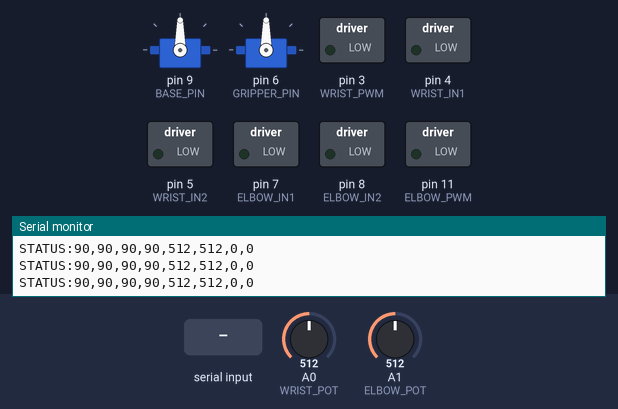
The sketch below on a simulated Arduino Uno, built with avr-gcc and run on an emulated ATmega328P. On the bench: 2 × servo, switched loads named in the sketch (green lamp = pin HIGH), the last lines printed to the serial monitor. The test bench sets the inputs (shaded band); at power-on: A0 (WRIST_POT) = 512, A1 (ELBOW_POT) = 512. EEPROM starts erased.

Above: at 1.2 s.
1.3 s: A0 (WRIST_POT) set to 505
At 2.2 s:
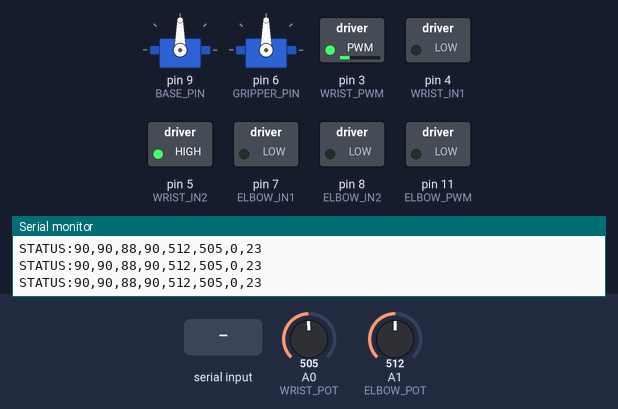
4.3 s: A1 (ELBOW_POT) set to 523
At 5.85 s:
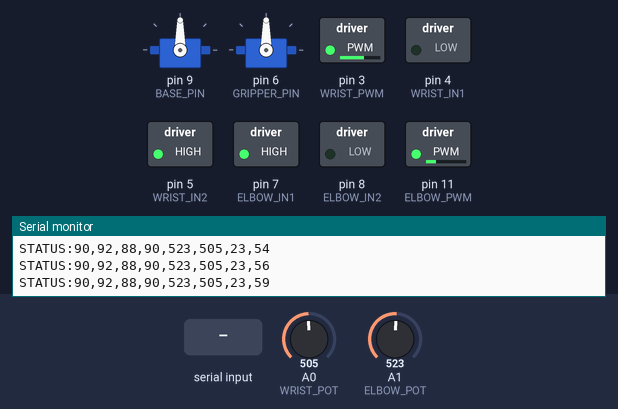
7.3 s: "<2>" received over Serial
At 7.7 s:
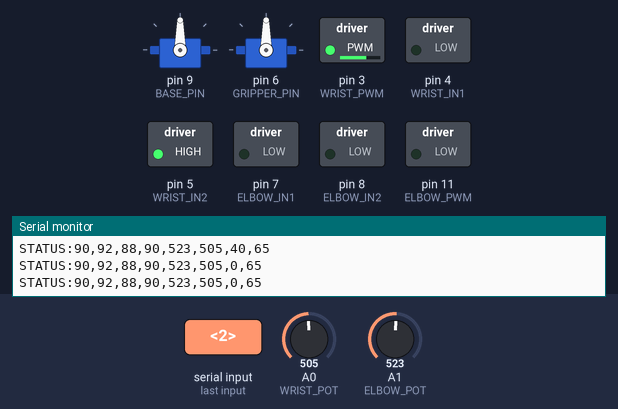
10.3 s: A1 (ELBOW_POT) set to 900
At 11.5 s:
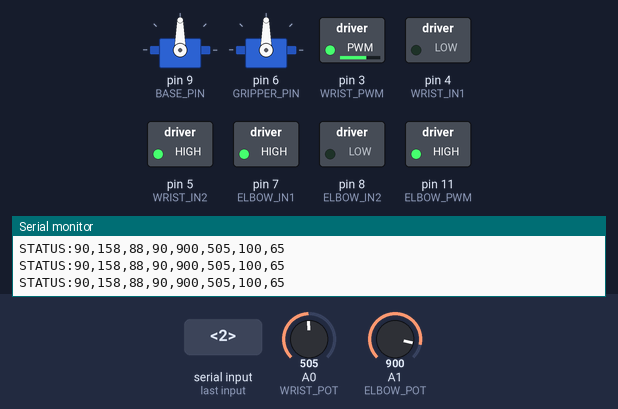
11.8 s: "<1>" received over Serial
At 14.1 s:
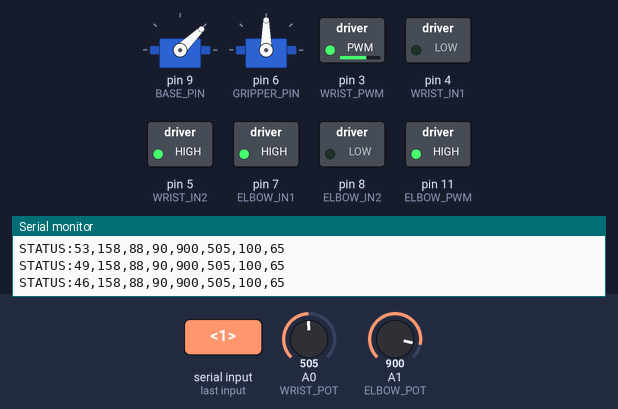
14.8 s: A0 (WRIST_POT) set to 511
At 17.6 s:
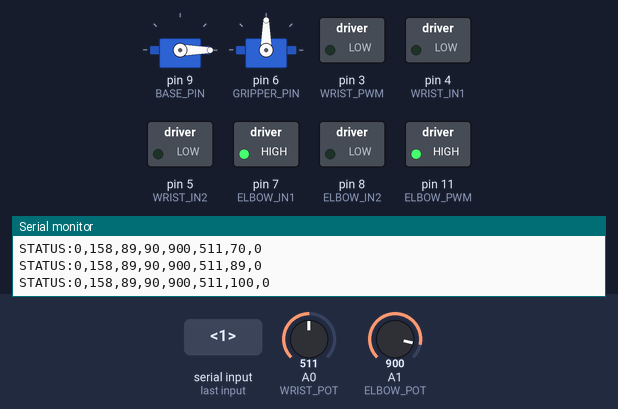
Timing chart, 0 to 22.6 s (numbered marks = the images above; inputs shaded):
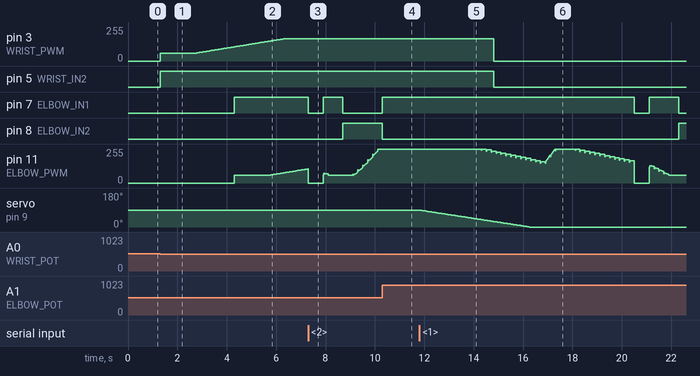

The sketch:

arduinoFirmware.ino
```cpp
#include <Servo.h>
#include <EEPROM.h>

// --- Configuration ---
Servo baseServo;
Servo gripperServo;

// --- Pins ---
const int BASE_PIN = 9;
const int GRIPPER_PIN = 6;

// --- Variables for DC speed control ---

int currentElbowPWM = 0;
int currentWristPWM = 0;

// Current "Ramped" Setpoints (Float for smooth movement)
float elbowCurrentSetpoint = 90.0;
float wristCurrentSetpoint = 90.0;

// Speed Steps (Degrees per loop update)
float elbowStepSize = 1.0;
float wristStepSize = 1.0;

// Minimum PWM to overcome friction (50-70)
const int MIN_PWM = 60;

// --- EEPROM MEMORY MAP ---
// 0-9: Last Known Positions
const int ADDR_POS_BASE    = 0;
const int ADDR_POS_ELBOW   = 1;
const int ADDR_POS_WRIST   = 2;
const int ADDR_POS_GRIPPER = 3;

// 10-19: Safety Limits (Min/Max)
const int ADDR_LIM_BASE_MIN = 10;
const int ADDR_LIM_BASE_MAX = 11;
const int ADDR_LIM_ELBOW_MIN = 12;
const int ADDR_LIM_ELBOW_MAX = 13;
const int ADDR_LIM_WRIST_MIN = 14;
const int ADDR_LIM_WRIST_MAX = 15;
const int ADDR_LIM_GRIP_MIN  = 16;
const int ADDR_LIM_GRIP_MAX  = 17;

// 20-29: Saved Configurations (e.g., HOME)
const int ADDR_HOME_BASE    = 20;
const int ADDR_HOME_ELBOW   = 21;
const int ADDR_HOME_WRIST   = 22;

// --- Safety Limits ---
int baseMin = 0, baseMax = 180;
int elbowMin = 0, elbowMax = 180;
int wristMin = 0, wristMax = 180;
int gripperMin = 0, gripperMax = 180;

// --- DC Motor 1: ELBOW ---
const int ELBOW_PWM = 11;  // Speed pin
const int ELBOW_IN1 = 7;  // Direction 1
const int ELBOW_IN2 = 8;  // Direction 2
const int ELBOW_POT = A1; // Potentiometer

// --- DC Motor 2: WRIST ---
const int WRIST_PWM = 3;
const int WRIST_IN1 = 4;
const int WRIST_IN2 = 5;
const int WRIST_POT = A0;

// --- Base Servo (Ramped Speed Logic) ---
int baseTarget = 90;
float baseCurrent = 90.0;
int baseStepDelay = 0; // Delay in ms (0 = Fast, Higher = Slower)
unsigned long lastBaseTime = 0;

// --- Gripper Servo (Ramped Speed Logic)
int gripperTarget = 90;
float gripperCurrent = 90.0;
int gripperStepDelay = 0;
unsigned long lastGripperTime = 0;

// --- PID Constants  ---
double wristKp = 8.0, wristKi = 0.3, wristKd = 10.0;
double elbowKp = 8.0, elbowKi = 0.3, elbowKd = 10.0;

// --- Elbow DC (PID Logic) ---
int elbowTarget = 90;
int elbowMaxPWM = 255; // Speed limit
int lastElbowError = 0;
long elbowIntegral = 0;
unsigned long lastElbowTime = 0; // For timing PID updates

// --- Wrist DC (PID Logic) ---
int wristTarget = 90;
int wristMaxPWM = 255;
int lastWristError = 0;
long wristIntegral = 0;
unsigned long lastWristTime = 0; // For timing PID updates

// --- Sensor Callibration ---
// For now, we assume full range 0-1023 corresponds to 0-180 degrees.
const int POT_MIN = 0;   // Analog value at 0 degrees
const int POT_MAX = 1023; // Analog value at 180 degrees

// --- Sensor State ---
int elbowAngleCurrent = 0; // The calculated angle
int lastElbowRaw = -1;     // To track changes and prevent print flooding

int wristAngleCurrent = 0;
int lastWristRaw = -1;

const int SENSOR_THRESHOLD = 3; // Sensitivity: Ignore noise changes smaller than +/- 3

// --- Reporting ---
unsigned long lastReportTime = 0;

// Serial Buffer
const byte numChars = 32;
char receivedChars[numChars];
boolean newData = false;

void setup() {
  Serial.begin(115200);

  TCCR2B = (TCCR2B & 0b11111000) | 0x01; // Set PWM frequency to 31.4kHz for pins 3, 9, 10, 11
                                         // outside of human hearing range

  loadLimits();

  baseTarget = readEEPROM(ADDR_POS_BASE, 90);
  elbowTarget = readEEPROM(ADDR_POS_ELBOW, 90);
  wristTarget = readEEPROM(ADDR_POS_WRIST, 90);
  gripperTarget = readEEPROM(ADDR_POS_GRIPPER, 90);

  baseCurrent = baseTarget;
  baseServo.write(baseCurrent);
  baseServo.attach(BASE_PIN);

  gripperCurrent = gripperTarget;
  gripperServo.write(gripperCurrent);
  gripperServo.attach(GRIPPER_PIN);

  // Wrist DC Motor setup
  wristCurrentSetpoint = wristTarget;
  pinMode(WRIST_PWM, OUTPUT);
  pinMode(WRIST_IN1, OUTPUT);
  pinMode(WRIST_IN2, OUTPUT);
  pinMode(WRIST_POT, INPUT);

  // Elbow DC Motor setup
  elbowCurrentSetpoint = elbowTarget;
  pinMode(ELBOW_PWM, OUTPUT);
  pinMode(ELBOW_IN1, OUTPUT);
  pinMode(ELBOW_IN2, OUTPUT);
  pinMode(ELBOW_POT, INPUT);

  Serial.println("System Ready. Send: <ID, Angle, Speed(0-100)>");
}

void loop() {
  recvWithStartEndMarkers();
  if (newData == true) {    //if a command is received
    parseData();
    newData = false;
  }

  readSensors();

  updateBase();
  updateGripper();
  updateElbow();
  updateWrist();

  reportTelemetry();
}

int readEEPROM(int addr, int def) {
  int val = EEPROM.read(addr);
  if (val == 255) return def; // 255 usually means empty EEPROM
  return val;
}

void loadLimits() {
  baseMin = readEEPROM(ADDR_LIM_BASE_MIN, 0);
  baseMax = readEEPROM(ADDR_LIM_BASE_MAX, 180);

  elbowMin = readEEPROM(ADDR_LIM_ELBOW_MIN, 0);
  elbowMax = readEEPROM(ADDR_LIM_ELBOW_MAX, 180);

  wristMin = readEEPROM(ADDR_LIM_WRIST_MIN, 0);
  wristMax = readEEPROM(ADDR_LIM_WRIST_MAX, 180);

  gripperMin = readEEPROM(ADDR_LIM_GRIP_MIN, 0);
  gripperMax = readEEPROM(ADDR_LIM_GRIP_MAX, 180);
}

void saveLimits() {
  EEPROM.update(ADDR_LIM_BASE_MIN, baseMin); EEPROM.update(ADDR_LIM_BASE_MAX, baseMax);
  EEPROM.update(ADDR_LIM_ELBOW_MIN, elbowMin); EEPROM.update(ADDR_LIM_ELBOW_MAX, elbowMax);
  EEPROM.update(ADDR_LIM_WRIST_MIN, wristMin); EEPROM.update(ADDR_LIM_WRIST_MAX, wristMax);
  EEPROM.update(ADDR_LIM_GRIP_MIN, gripperMin); EEPROM.update(ADDR_LIM_GRIP_MAX, gripperMax);
}

void saveHomePosition() {
  EEPROM.update(ADDR_HOME_BASE, baseTarget);
  EEPROM.update(ADDR_HOME_ELBOW, elbowTarget);
  EEPROM.update(ADDR_HOME_WRIST, wristTarget);
  Serial.println("Home Position Saved.");
}

void loadHomePosition() {
  baseTarget = readEEPROM(ADDR_HOME_BASE, 90);
  elbowTarget = readEEPROM(ADDR_HOME_ELBOW, 90);
  wristTarget = readEEPROM(ADDR_HOME_WRIST, 90);

  // Also update Last Pos immediately so if we reset, we stay here
  EEPROM.update(ADDR_POS_BASE, baseTarget);
  EEPROM.update(ADDR_POS_ELBOW, elbowTarget);
  EEPROM.update(ADDR_POS_WRIST, wristTarget);

  Serial.println("Moving to Home...");
}

// --- Protocol: Read data like "<1, 180>" ---
void recvWithStartEndMarkers() {
  static boolean recvInProgress = false;
  static byte ndx = 0;
  char startMarker = '<';
  char endMarker = '>';
  char rc;

  while (Serial.available() > 0 && newData == false) {
    rc = Serial.read();

    if (recvInProgress == true) {
      if (rc != endMarker) {
        receivedChars[ndx] = rc;
        ndx++;
        if (ndx >= numChars) { ndx = numChars - 1; }
      }
      else {
        receivedChars[ndx] = '\0'; // terminate the string
        recvInProgress = false;
        ndx = 0;
        newData = true;
      }
    }
    else if (rc == startMarker) {
      recvInProgress = true;
    }
  }
}

void reportLimits() {
  Serial.print("CONFIG:");
  Serial.print(baseMin); Serial.print(","); Serial.print(baseMax); Serial.print(",");
  Serial.print(elbowMin); Serial.print(","); Serial.print(elbowMax); Serial.print(",");
  Serial.print(wristMin); Serial.print(","); Serial.print(wristMax); Serial.print(",");
  Serial.print(gripperMin); Serial.print(","); Serial.println(gripperMax);
}

// --- Logic: Decide what to do ---
void parseData() {
  char * strtokIndx;
  strtokIndx = strtok(receivedChars, ","); int id = atoi(strtokIndx);
  strtokIndx = strtok(NULL, ","); int val1 = atoi(strtokIndx);
  strtokIndx = strtok(NULL, ","); int val2 = atoi(strtokIndx);

  // ... (Keep your existing Speed Mapping logic here) ...
  float newStepSize = (float)val2 / 10.0;
  if (newStepSize < 0.1) newStepSize = 0.1;
  int newServoDelay = map(val2, 0, 100, 50, 0);

  switch(id) {
    // ... (Keep Move Commands 1-4 exactly as they were) ...
    case 1: baseTarget = constrain(val1, baseMin, baseMax); baseStepDelay = newServoDelay; EEPROM.update(ADDR_POS_BASE, baseTarget); break;
    case 2: elbowTarget = constrain(val1, elbowMin, elbowMax); elbowStepSize = newStepSize; break;
    case 3: wristTarget = constrain(val1, wristMin, wristMax); wristStepSize = newStepSize; break;
    case 4: gripperTarget = constrain(val1, gripperMin, gripperMax); gripperStepDelay = newServoDelay; EEPROM.update(ADDR_POS_GRIPPER, gripperTarget); break;

    // --- CONFIGURATION COMMANDS (Fixed to SAVE to EEPROM) ---
    case 11: baseMin = val1; baseMax = val2; saveLimits(); Serial.println("Base Limits Saved"); break;
    case 12: elbowMin = val1; elbowMax = val2; saveLimits(); Serial.println("Elbow Limits Saved"); break;
    case 13: wristMin = val1; wristMax = val2; saveLimits(); Serial.println("Wrist Limits Saved"); break;
    case 14: gripperMin = val1; gripperMax = val2; saveLimits(); Serial.println("Gripper Limits Saved"); break;

    // --- NEW: Request Configuration ---
    case 97: reportLimits(); break;

    // --- HOME COMMANDS ---
    case 98: loadHomePosition(); break;
    case 99: saveHomePosition(); break;
  }
}

void updateBase() {
  // If instant speed, just write and exit
  if (baseStepDelay == 0) {
    if ((int)baseCurrent != baseTarget) {
      baseCurrent = baseTarget;
      baseServo.write((int)baseCurrent);
    }
    return;
  }

  // Timed step movement
  if (millis() - lastBaseTime >= baseStepDelay) {
    lastBaseTime = millis();
    if (baseCurrent < baseTarget) baseCurrent += 1.0;
    else if (baseCurrent > baseTarget) baseCurrent -= 1.0;
    baseServo.write((int)baseCurrent);
  }
}

void updateGripper() {
  if (gripperStepDelay == 0) {
    if ((int)gripperCurrent != gripperTarget) {
      gripperCurrent = gripperTarget;
      gripperServo.write((int)gripperCurrent);
    }
    return;
  }

  if (millis() - lastGripperTime >= gripperStepDelay) {
    lastGripperTime = millis();
    if (gripperCurrent < gripperTarget) gripperCurrent += 1.0;
    else if (gripperCurrent > gripperTarget) gripperCurrent -= 1.0;
    gripperServo.write((int)gripperCurrent);
  }
}

// --- GENERIC PID CONTROL FUNCTION ---
int setMotor(int pwmPin, int in1, int in2, int potPin, int& lastError, long& integral, int target, double kp, double ki, double kd, int maxPWM) {

  // 1. Read Sensor
  int currentAngle = map(analogRead(potPin), 0, 1023, 180, 0);

  // 2. Calculate Error
  int error = target - currentAngle;

  // 3. INTEGRAL (The "Patience" Term)
  // Only accumulate if we are close (within 20 degrees) to avoid crazy windup during big moves
  if (abs(error) < 20) {
      integral += error;
  } else {
      integral = 0; // Reset if we are far away (let Proportional handle the big move)
  }

  // Anti-Windup: Cap the integral so it doesn't get too powerful
  if (integral > 500) integral = 500;
  if (integral < -500) integral = -500;

  // 4. Calculate PID Output
  // P = Instant reaction
  // I = Overcome friction over time
  // D = Dampening (Prevent overshoot)
  int motorSpeed = (error * kp) + (integral * ki) + ((error - lastError) * kd);

  lastError = error;

  // 5. Deadzone
  // We reduce this to 1 degree. The Integral will help hold it here.
  if (abs(error) <= 1) {
    // Do NOT reset integral here, or it will sag!
    motorSpeed = 0;
    analogWrite(pwmPin, 0);
    digitalWrite(in1, LOW); digitalWrite(in2, LOW);
    return 0;
  }

  // 6. Minimum Power (Stiction handling)
  // If the PID calculates a speed that is too low to move, boost it slightly
  // But only if Ki hasn't already boosted it enough.
  int absSpeed = abs(motorSpeed);
  if (absSpeed > 0 && absSpeed < MIN_PWM) absSpeed = MIN_PWM;

  absSpeed = constrain(absSpeed, 0, maxPWM);

  if (motorSpeed > 0) {
    digitalWrite(in1, HIGH); digitalWrite(in2, LOW);
  } else {
    digitalWrite(in1, LOW); digitalWrite(in2, HIGH);
  }

  analogWrite(pwmPin, absSpeed);

  return absSpeed;
}

void updateWrist() {
  if (millis() - lastWristTime < 20) return;
  lastWristTime = millis();

  // --- 1. RAMPING LOGIC ---
  if (abs(wristCurrentSetpoint - wristTarget) > wristStepSize) {
    if (wristCurrentSetpoint < wristTarget) wristCurrentSetpoint += wristStepSize;
    else wristCurrentSetpoint -= wristStepSize;
  } else {
    wristCurrentSetpoint = wristTarget;
  }

  // Pass 'wristIntegral' and 'wristKi'
  currentWristPWM = setMotor(WRIST_PWM, WRIST_IN1, WRIST_IN2, WRIST_POT, lastWristError, wristIntegral, (int)wristCurrentSetpoint, wristKp, wristKi, wristKd, 255);
}


void updateElbow() {
  // Use specific elbow timer
  if (millis() - lastElbowTime < 20) return;
  lastElbowTime = millis();

  // --- 1. RAMPING LOGIC ---
  if (abs(elbowCurrentSetpoint - elbowTarget) > elbowStepSize) {
    if (elbowCurrentSetpoint < elbowTarget) elbowCurrentSetpoint += elbowStepSize;
    else elbowCurrentSetpoint -= elbowStepSize;
  } else {
    elbowCurrentSetpoint = elbowTarget;
  }

  // Pass 'elbowIntegral' and 'elbowKi'
  currentElbowPWM = setMotor(ELBOW_PWM, ELBOW_IN1, ELBOW_IN2, ELBOW_POT, lastElbowError, elbowIntegral, (int)elbowCurrentSetpoint, elbowKp, elbowKi, elbowKd, 255);
}

void readSensors() {
  // 1. Read Raw Value
  int rawElbow = analogRead(ELBOW_POT);
  int rawWrist = analogRead(WRIST_POT);

  // 2. Filter Noise & Check for Change
  // We only update if the change is significant ( > threshold) to stop jitter
  if (abs(rawElbow - lastElbowRaw) > SENSOR_THRESHOLD) {

    // 3. Map Raw Analog (0-1023) to Degrees (0-180)
    // If your pot is reversed, swap the last two numbers: map(..., 180, 0)
    elbowAngleCurrent = map(rawElbow, POT_MIN, POT_MAX, 0, 180);

    // Update last known value
    lastElbowRaw = rawElbow;
  }

  if (abs(rawWrist - lastWristRaw) > SENSOR_THRESHOLD) {
    wristAngleCurrent = map(rawWrist, POT_MIN, POT_MAX, 0, 180);
    lastWristRaw = rawWrist;
  }
}

void reportTelemetry() {
  if (millis() - lastReportTime < 200) return;
  lastReportTime = millis();

  Serial.print("STATUS:");

  // 1. Send Base (Target/Current are same for servos)
  Serial.print((int)baseCurrent);
  Serial.print(",");

  // 2. Send Elbow (Measured)
  Serial.print(elbowAngleCurrent);
  Serial.print(",");

  // 3. Send Wrist (Measured)
  Serial.print(wristAngleCurrent);
  Serial.print(",");

  // 4. Send Gripper
  Serial.print((int)gripperCurrent);
  Serial.print(",");

  // 5-6: Raw Sensor Values (0-1023)
  Serial.print(lastElbowRaw); Serial.print(",");
  Serial.print(lastWristRaw); Serial.print(",");

  // 7-8: PWM Effort % (0-100)
  Serial.print(map(currentElbowPWM, 0, 255, 0, 100)); Serial.print(",");
  Serial.println(map(currentWristPWM, 0, 255, 0, 100));
}
```

Measured:
- the behaviour switches between 506 and 505 on A0 (WRIST_POT) (found by bisection; images 0 and 1)
- the behaviour switches between 522 and 523 on A1 (ELBOW_POT) (found by bisection; images 1 and 2)
- after the input at 1.3 s, pin 3 (WRIST_PWM): moves from 0/255 to 106/255 over 3.0 s, starting at once; pin 5 (WRIST_IN2): LOW → HIGH at once
- after the input at 4.3 s, pin 7 (ELBOW_IN1): LOW → HIGH at once; pin 11 (ELBOW_PWM): moves from 0/255 to 106/255 over 3.0 s, starting at once
- after the input at 7.3 s, pin 7 (ELBOW_IN1): HIGH → LOW at once, → HIGH 0.60 s later, → LOW 0.80 s later; pin 8 (ELBOW_IN2): LOW → HIGH after 1.4 s
- after the input at 10.3 s, pin 7 (ELBOW_IN1): LOW → HIGH at once; pin 8 (ELBOW_IN2): HIGH → LOW at once
- after the input at 11.8 s, servo on pin 9 (BASE_PIN): moves from 90° to 30° over 3.0 s, starting at once
- after the input at 14.8 s, pin 3 (WRIST_PWM): 166/255 → 0/255 at once; pin 5 (WRIST_IN2): HIGH → LOW at once
